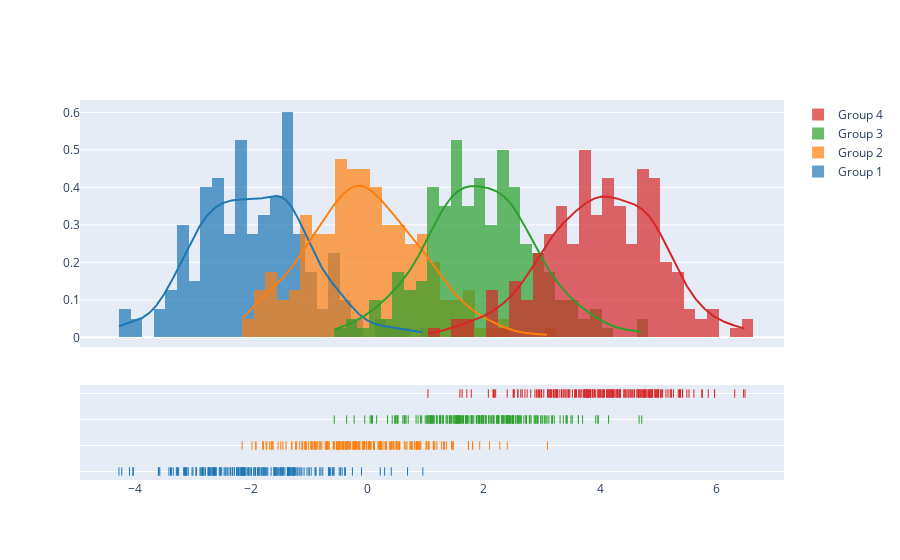

The notebook cell saved with this chart:
### Code cell
import plotly.figure_factory as ff

# Add histogram data
x1 = np.random.randn(200) - 2
x2 = np.random.randn(200)
x3 = np.random.randn(200) + 2
x4 = np.random.randn(200) + 4

# Group data together
hist_data = [x1, x2, x3, x4]

group_labels = ['Group 1', 'Group 2', 'Group 3', 'Group 4']

# Create distplot with custom bin_size
fig = ff.create_distplot(hist_data, group_labels, bin_size=.2)
fig.show()

### Figure 1 — Plotly figure (JSON) as saved in the notebook; plotly's stock layout.template omitted (floating-point values rounded to 4 significant figures; data arrays with more than 128 entries replaced by an {"elided": "..."} marker saying what was removed)
{"data": [{"autobinx": false, "histnorm": "probability density", "legendgroup": "Group 1", "marker": {"color": "rgb(31, 119, 180)"}, "name": "Group 1", "opacity": 0.7, "type": "histogram", "x": {"elided": "200 float values"}, "xaxis": "x", "xbins": {"end": 0.9525, "size": 0.2, "start": -4.275}, "yaxis": "y"}, {"autobinx": false, "histnorm": "probability density", "legendgroup": "Group 2", "marker": {"color": "rgb(255, 127, 14)"}, "name": "Group 2", "opacity": 0.7, "type": "histogram", "x": {"elided": "200 float values"}, "xaxis": "x", "xbins": {"end": 3.096, "size": 0.2, "start": -2.156}, "yaxis": "y"}, {"autobinx": false, "histnorm": "probability density", "legendgroup": "Group 3", "marker": {"color": "rgb(44, 160, 44)"}, "name": "Group 3", "opacity": 0.7, "type": "histogram", "x": {"elided": "200 float values"}, "xaxis": "x", "xbins": {"end": 4.717, "size": 0.2, "start": -0.5724}, "yaxis": "y"}, {"autobinx": false, "histnorm": "probability density", "legendgroup": "Group 4", "marker": {"color": "rgb(214, 39, 40)"}, "name": "Group 4", "opacity": 0.7, "type": "histogram", "x": {"elided": "200 float values"}, "xaxis": "x", "xbins": {"end": 6.494, "size": 0.2, "start": 1.039}, "yaxis": "y"}, {"legendgroup": "Group 1", "marker": {"color": "rgb(31, 119, 180)"}, "mode": "lines", "name": "Group 1", "showlegend": false, "type": "scatter", "x": {"elided": "500 float values"}, "xaxis": "x", "y": {"elided": "500 float values"}, "yaxis": "y"}, {"legendgroup": "Group 2", "marker": {"color": "rgb(255, 127, 14)"}, "mode": "lines", "name": "Group 2", "showlegend": false, "type": "scatter", "x": {"elided": "500 float values"}, "xaxis": "x", "y": {"elided": "500 float values"}, "yaxis": "y"}, {"legendgroup": "Group 3", "marker": {"color": "rgb(44, 160, 44)"}, "mode": "lines", "name": "Group 3", "showlegend": false, "type": "scatter", "x": {"elided": "500 float values"}, "xaxis": "x", "y": {"elided": "500 float values"}, "yaxis": "y"}, {"legendgroup": "Group 4", "marker": {"color": "rgb(214, 39, 40)"}, "mode": "lines", "name": "Group 4", "showlegend": false, "type": "scatter", "x": {"elided": "500 float values"}, "xaxis": "x", "y": {"elided": "500 float values"}, "yaxis": "y"}, {"legendgroup": "Group 1", "marker": {"color": "rgb(31, 119, 180)", "symbol": "line-ns-open"}, "mode": "markers", "name": "Group 1", "showlegend": false, "type": "scatter", "x": {"elided": "200 float values"}, "xaxis": "x", "y": {"elided": "200 str values"}, "yaxis": "y2"}, {"legendgroup": "Group 2", "marker": {"color": "rgb(255, 127, 14)", "symbol": "line-ns-open"}, "mode": "markers", "name": "Group 2", "showlegend": false, "type": "scatter", "x": {"elided": "200 float values"}, "xaxis": "x", "y": {"elided": "200 str values"}, "yaxis": "y2"}, {"legendgroup": "Group 3", "marker": {"color": "rgb(44, 160, 44)", "symbol": "line-ns-open"}, "mode": "markers", "name": "Group 3", "showlegend": false, "type": "scatter", "x": {"elided": "200 float values"}, "xaxis": "x", "y": {"elided": "200 str values"}, "yaxis": "y2"}, {"legendgroup": "Group 4", "marker": {"color": "rgb(214, 39, 40)", "symbol": "line-ns-open"}, "mode": "markers", "name": "Group 4", "showlegend": false, "type": "scatter", "x": {"elided": "200 float values"}, "xaxis": "x", "y": {"elided": "200 str values"}, "yaxis": "y2"}], "layout": {"barmode": "overlay", "hovermode": "closest", "legend": {"traceorder": "reversed"}, "xaxis": {"anchor": "y2", "domain": [0.0, 1.0], "zeroline": false}, "yaxis": {"anchor": "free", "domain": [0.35, 1], "position": 0.0}, "yaxis2": {"anchor": "x", "domain": [0, 0.25], "dtick": 1, "showticklabels": false}}}
